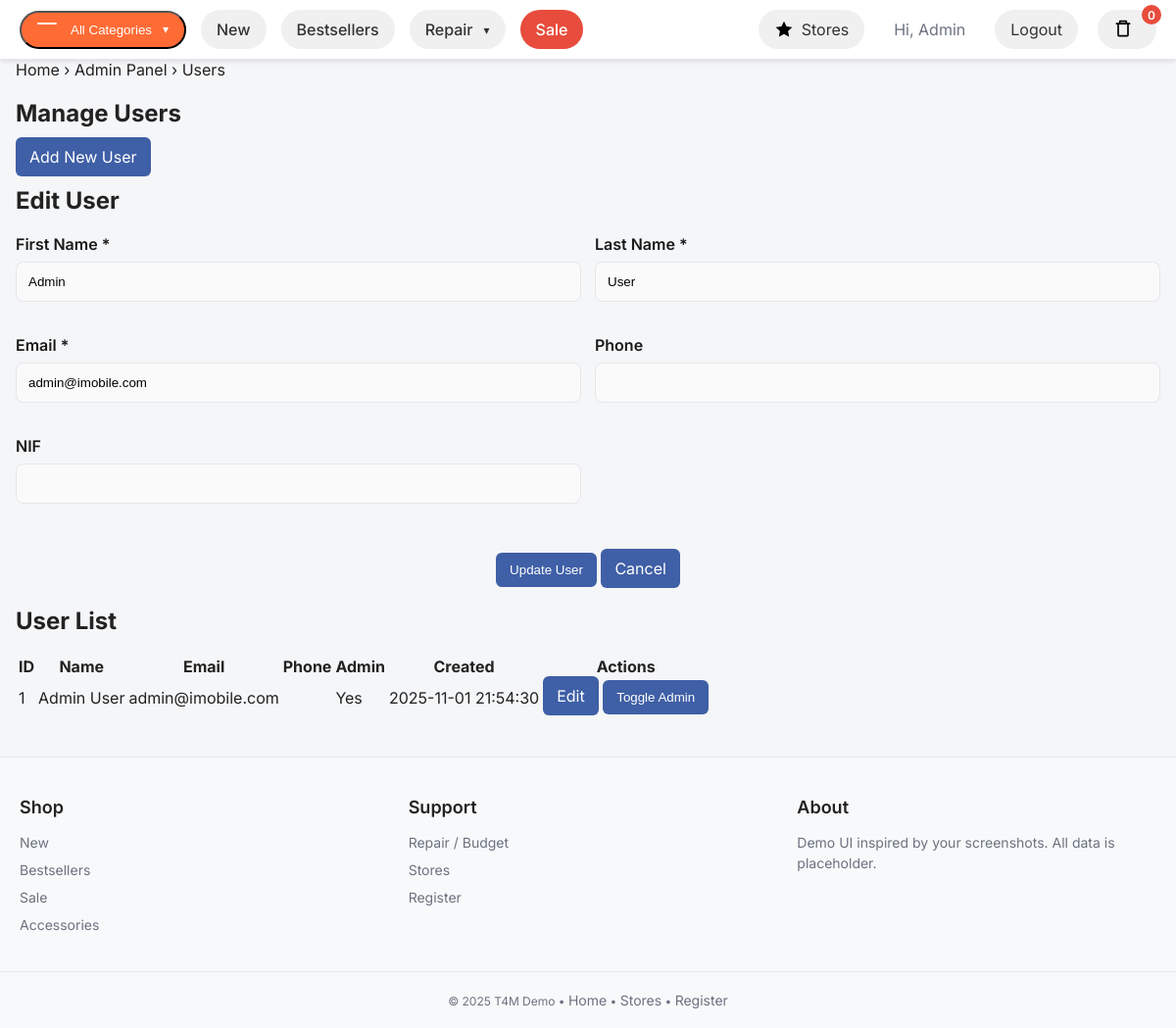
Screenshot of /admin/users.php?edit=1 (signed in) with the database file from the repository.
### tables this page shows
CREATE TABLE IF NOT EXISTS users (
  id INT AUTO_INCREMENT PRIMARY KEY,
  first_name VARCHAR(100) NOT NULL,
  last_name  VARCHAR(100) NOT NULL,
  email      VARCHAR(191) NOT NULL UNIQUE,
  phone      VARCHAR(30),
  nif        VARCHAR(30),
  password_hash VARCHAR(255) NOT NULL,
  is_admin TINYINT(1) DEFAULT 0,
  created_at TIMESTAMP DEFAULT CURRENT_TIMESTAMP
);

### includes/functions.php (called while the page is built, shortened)
<?php
function e($v) { return htmlspecialchars((string)$v, ENT_QUOTES, 'UTF-8'); }
?>

### admin/users.php (the view, shortened to what this page needs)
<?php
require_once __DIR__ . '/auth.php';
require_once __DIR__ . '/../includes/functions.php';
$users = $pdo->query("SELECT * FROM users ORDER BY id DESC")->fetchAll();
$edit_user = null;
if (isset($_GET['edit'])) {
    $edit_id = (int)$_GET['edit'];
    $stmt = $pdo->prepare("SELECT * FROM users WHERE id = ?");
    $stmt->execute([$edit_id]);
    $edit_user = $stmt->fetch();
}
require_once __DIR__ . '/../includes/header.php';
?>
<div class="breadcrumbs"><a href="../index.php">Home</a> › <a href="index.php">Admin Panel</a> › Users</div>
<section class="card">
  <h1>Manage Users</h1>
  <a href="?add=1" class="btn">Add New User</a>
  <?php if (isset($_GET['add']) || $edit_user): ?>
    <h2><?=$edit_user ? 'Edit User' : 'Add User'?></h2>
    <form method="post" data-validate>
      <div class="form-grid">
        <div class="form-group">
          <label>First Name *</label>
          <input type="text" name="first_name" required value="<?=e($edit_user['first_name'] ?? $_POST['first_name'] ?? '')?>">
        </div>
        <div class="form-group">
          <label>Last Name *</label>
          <input type="text" name="last_name" required value="<?=e($edit_user['last_name'] ?? $_POST['last_name'] ?? '')?>">
        </div>
        <div class="form-group">
          <label>Email *</label>
          <input type="email" name="email" required value="<?=e($edit_user['email'] ?? $_POST['email'] ?? '')?>">
        </div>
        <div class="form-group">
          <label>Phone</label>
          <input type="text" name="phone" value="<?=e($edit_user['phone'] ?? $_POST['phone'] ?? '')?>">
        </div>
        <div class="form-group">
          <label>NIF</label>
          <input type="text" name="nif" value="<?=e($edit_user['nif'] ?? $_POST['nif'] ?? '')?>">
        </div>
      </div>
      <div class="form-actions">
        <button class="btn"><?=$edit_user ? 'Update' : 'Add'?> User</button>
        <a href="users.php" class="btn">Cancel</a>
      </div>
    </form>
  <?php endif; ?>
  <h2>User List</h2>
  <table class="admin-table">
    <thead>
      <tr>
        <th>ID</th>
        <th>Name</th>
        <th>Email</th>
        <th>Phone</th>
        <th>Admin</th>
        <th>Created</th>
        <th>Actions</th>
      </tr>
    </thead>
    <tbody>
      <?php foreach ($users as $u): ?>
        <tr>
          <td><?=$u['id']?></td>
          <td><?=$u['first_name']?> <?=$u['last_name']?></td>
          <td><?=$u['email']?></td>
          <td><?=$u['phone']?></td>
          <td><?=$u['is_admin'] ? 'Yes' : 'No'?></td>
          <td><?=$u['created_at']?></td>
          <td>
            <a href="?edit=<?=$u['id']?>" class="btn btn-small">Edit</a>
            <form method="post" style="display:inline;" onsubmit="return confirm('Are you sure?')">
              <button type="submit" name="toggle_admin" class="btn btn-small">Toggle Admin</button>
            </form>
          </td>
        </tr>
      <?php endforeach; ?>
    </tbody>
  </table>
</section>
<?php include __DIR__ . '/../includes/footer.php'; ?>

### assets/css/style.css (style rules this page uses)
:root { --primary:#3F5FA6; --primary-dark:#2d4f97; --sale:#e53935; --bg:#f5f6f8; --text:#222; --muted:#6b7280; --card:#fff; --border:#e5e7eb; }
* { box-sizing:border-box }
html,body { margin:0;font-family:Inter,system-ui,-apple-system,Segoe UI,Roboto,Arial,sans-serif;color:var(--text);background:var(--bg) }
.btn { border:0;background:var(--primary);color:#fff;padding:10px 14px;border-radius:6px;cursor:pointer }
.form-grid { display:grid;grid-template-columns:1fr 1fr;gap:14px }
.form-group { display:flex;flex-direction:column;margin-bottom:12px }
label { font-weight:600;margin-bottom:6px }
input[type="text"], input[type="email"], input[type="password"], textarea { width:100%;padding:12px;border:1px solid var(--border);border-radius:8px;background:#fafafa }
.form-actions { margin-top:16px }
.form-group { display: flex; flex-direction: column; margin-bottom: 20px; }
.form-group label { font-weight: 600; margin-bottom: 8px; color: #1a1a1a; }
.form-actions { text-align: center; margin-top: 30px; }

### rows the page displays
users: first_name "Admin", last_name "User", email "admin@imobile.com", id "1", is_admin "Yes", created_at "2025-11-01 21:54:30"

### other values shown
$_SESSION['user']['first_name'] "Admin"
